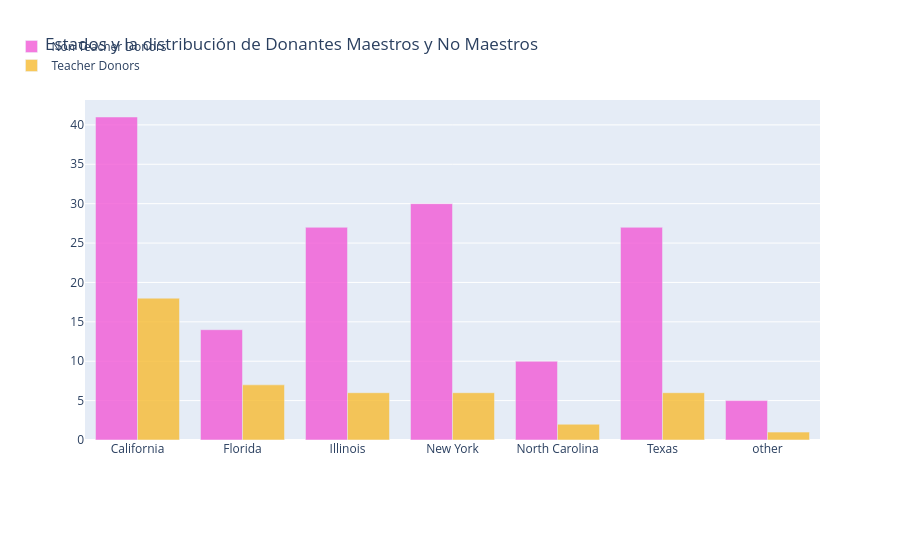

Source (notebook cell):
### Markdown cell above
>  Aunque la mayor cantidad de donantes proviene del estado de California, ubicado en la costa oeste, la región de la costa este de EE. UU. tiene una mayor densidad de donantes en comparación con el oeste. Un número significativo de donantes también se ubica en Hawái y Alaska. 

## <a id="2.6">2.6 Número de Donantes Maestros y No Maestros por cada estado </a>

### Code cell
# which city and state has maximum teacher donors 
tempdf = donors_df.groupby(['Donor State', 'Donor Is Teacher']).agg({'Donor Is Teacher' : 'count' }).rename(columns={'Donor Is Teacher' : 'Teacher Donor Counts'}).reset_index()

no_df = tempdf[tempdf['Donor Is Teacher']=='No']
no_x = no_df['Donor State']
no_y = no_df['Teacher Donor Counts']
yes_df = tempdf[tempdf['Donor Is Teacher']=='Yes']
yes_x = yes_df['Donor State']
yes_y = yes_df['Teacher Donor Counts']

trace1 = go.Bar(
    x=no_x,
    y=no_y,
    name='Non Teacher Donors',
    marker=dict(color='#f259d6'),
    opacity=0.8
)
trace2 = go.Bar(
    x=yes_x,
    y=yes_y,
    name='Teacher Donors',
    marker=dict(color='#f7bb31'),
    opacity=0.8
)

data = [trace1, trace2]
layout = go.Layout(
    barmode='group',
    legend=dict(dict(x=-.1, y=1.2)),
    margin=dict(b=120),
    title = 'Estados y la distribución de Donantes Maestros y No Maestros',
)

fig = go.Figure(data=data, layout=layout)
iplot(fig, filename='grouped-bar')

### Figure 1 — Plotly figure (JSON) as saved in the notebook; plotly's stock layout.template omitted (floating-point values rounded to 4 significant figures)
{"data": [{"marker": {"color": "#f259d6"}, "name": "Non Teacher Donors", "opacity": 0.8, "type": "bar", "x": ["California", "Florida", "Illinois", "New York", "North Carolina", "Texas", "other"], "y": [41, 14, 27, 30, 10, 27, 5]}, {"marker": {"color": "#f7bb31"}, "name": "Teacher Donors", "opacity": 0.8, "type": "bar", "x": ["California", "Florida", "Illinois", "New York", "North Carolina", "Texas", "other"], "y": [18, 7, 6, 6, 2, 6, 1]}], "layout": {"barmode": "group", "legend": {"x": -0.1, "y": 1.2}, "margin": {"b": 120}, "title": {"text": "Estados y la distribución de Donantes Maestros y No Maestros"}}}
